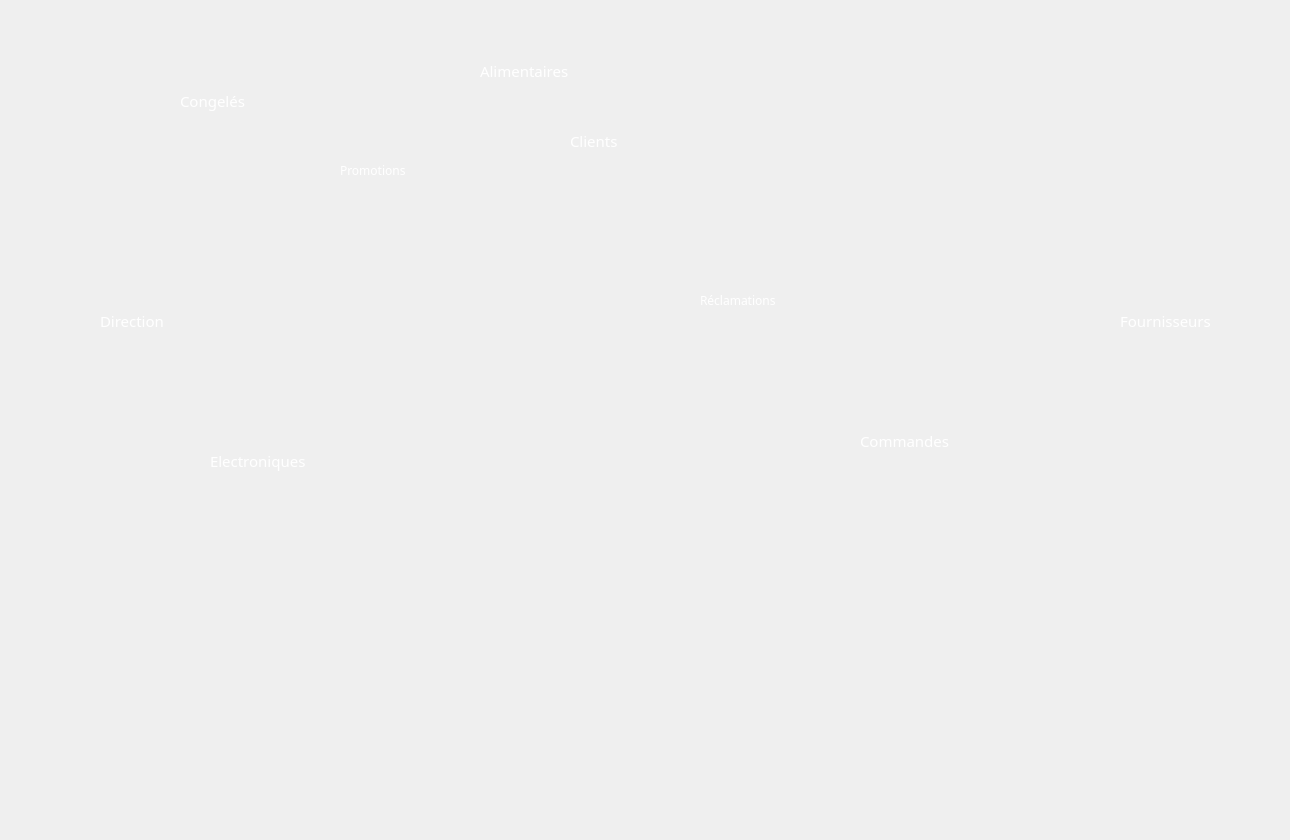
    <widget class="QWidget" name="page_18">
     <widget class="QPushButton" name="pushButton_2">
      <property name="geometry">
       <rect>
        <x>130</x>
        <y>410</y>
        <width>51</width>
        <height>121</height>
       </rect>
      </property>
      <property name="styleSheet">
       <string notr="true">QPushButton {background-color: transparent;
border: transparent;}</string>
      </property>
      <property name="text">
       <string/>
      </property>
     </widget>
     <widget class="QPushButton" name="pushButton_106">
      <property name="geometry">
       <rect>
        <x>460</x>
        <y>170</y>
        <width>91</width>
        <height>131</height>
       </rect>
      </property>
      <property name="styleSheet">
       <string notr="true">QPushButton {background-color: transparent;
border: transparent;}</string>
      </property>
      <property name="text">
       <string/>
      </property>
     </widget>
     <widget class="QPushButton" name="pushButton_444444">
      <property name="geometry">
       <rect>
        <x>170</x>
        <y>200</y>
        <width>131</width>
        <height>141</height>
       </rect>
      </property>
      <property name="styleSheet">
       <string notr="true">QPushButton {background-color: transparent;
border: transparent;}</string>
      </property>
      <property name="text">
       <string/>
      </property>
     </widget>
     <widget class="QPushButton" name="pushButton_24444">
      <property name="geometry">
       <rect>
        <x>260</x>
        <y>510</y>
        <width>121</width>
        <height>101</height>
       </rect>
      </property>
      <property name="styleSheet">
       <string notr="true">QPushButton {background-color: transparent;
border: transparent;}</string>
      </property>
      <property name="text">
       <string/>
      </property>
     </widget>
     <widget class="QPushButton" name="pushButton_29">
      <property name="geometry">
       <rect>
        <x>960</x>
        <y>410</y>
        <width>211</width>
        <height>91</height>
       </rect>
      </property>
      <property name="styleSheet">
       <string notr="true">QPushButton {background-color: transparent;
border: transparent;}</string>
      </property>
      <property name="text">
       <string/>
      </property>
     </widget>
     <widget class="QPushButton" name="pushButton_30">
      <property name="geometry">
       <rect>
        <x>890</x>
        <y>540</y>
        <width>201</width>
        <height>121</height>
       </rect>
      </property>
      <property name="styleSheet">
       <string notr="true">QPushButton {background-color: transparent;
border: transparent;}</string>
      </property>
      <property name="text">
       <string/>
      </property>
     </widget>
     <widget class="QPushButton" name="pushButton_31">
      <property name="geometry">
       <rect>
        <x>570</x>
        <y>240</y>
        <width>61</width>
        <height>151</height>
       </rect>
      </property>
      <property name="styleSheet">
       <string notr="true">QPushButton {background-color: transparent;
border: transparent;}</string>
      </property>
      <property name="text">
       <string/>
      </property>
     </widget>
     <widget class="QPushButton" name="pushButton_32">
      <property name="geometry">
       <rect>
        <x>110</x>
        <y>580</y>
        <width>41</width>
        <height>111</height>
       </rect>
      </property>
      <property name="styleSheet">
       <string notr="true">QPushButton {background-color: transparent;
border: transparent;}</string>
      </property>
      <property name="text">
       <string/>
      </property>
     </widget>
     <widget class="QLabel" name="label_87">
      <property name="geometry">
       <rect>
        <x>-20</x>
        <y>10</y>
        <width>1281</width>
        <height>821</height>
       </rect>
      </property>
      <property name="text">
       <string/>
      </property>
      <property name="pixmap">
       <pixmap>../../Desktop/anglais/projet c++ design/menuu1234.png</pixmap>
      </property>
      <property name="scaledContents">
       <bool>true</bool>
      </property>
     </widget>
     <widget class="QLabel" name="label_88">
      <property name="geometry">
       <rect>
        <x>180</x>
        <y>80</y>
        <width>111</width>
        <height>41</height>
       </rect>
      </property>
      <property name="font">
       <font>
        <family>Montserrat Alternates</family>
        <pointsize>11</pointsize>
       </font>
      </property>
      <property name="styleSheet">
       <string notr="true">color: rgb(255, 255, 255);</string>
      </property>
      <property name="text">
       <string>Congelés</string>
      </property>
     </widget>
     <widget class="QLabel" name="label_89">
      <property name="geometry">
       <rect>
        <x>860</x>
        <y>420</y>
        <width>121</width>
        <height>41</height>
       </rect>
      </property>
      <property name="font">
       <font>
        <family>Montserrat Alternates</family>
        <pointsize>11</pointsize>
       </font>
      </property>
      <property name="styleSheet">
       <string notr="true">color: rgb(255, 255, 255);</string>
      </property>
      <property name="text">
       <string>Commandes </string>
      </property>
     </widget>
     <widget class="QLabel" name="label_90">
      <property name="geometry">
       <rect>
        <x>1120</x>
        <y>300</y>
        <width>121</width>
        <height>41</height>
       </rect>
      </property>
      <property name="font">
       <font>
        <family>Montserrat Alternates</family>
        <pointsize>11</pointsize>
       </font>
      </property>
      <property name="styleSheet">
       <string notr="true">color: rgb(255, 255, 255);</string>
      </property>
      <property name="text">
       <string>Fournisseurs</string>
      </property>
     </widget>
     <widget class="QLabel" name="label_91">
      <property name="geometry">
       <rect>
        <x>480</x>
        <y>50</y>
        <width>131</width>
        <height>41</height>
       </rect>
      </property>
      <property name="font">
       <font>
        <family>Montserrat Alternates</family>
        <pointsize>11</pointsize>
       </font>
      </property>
      <property name="styleSheet">
       <string notr="true">color: rgb(255, 255, 255);</string>
      </property>
      <property name="text">
       <string>Alimentaires</string>
      </property>
     </widget>
     <widget class="QLabel" name="label_92">
      <property name="geometry">
       <rect>
        <x>570</x>
        <y>120</y>
        <width>111</width>
        <height>41</height>
       </rect>
      </property>
      <property name="font">
       <font>
        <family>Montserrat Alternates</family>
        <pointsize>11</pointsize>
       </font>
      </property>
      <property name="styleSheet">
       <string notr="true">color: rgb(255, 255, 255);</string>
      </property>
      <property name="text">
       <string>Clients</string>
      </property>
     </widget>
     <widget class="QLabel" name="label_93">
      <property name="geometry">
       <rect>
        <x>100</x>
        <y>300</y>
        <width>111</width>
        <height>41</height>
       </rect>
      </property>
      <property name="font">
       <font>
        <family>Montserrat Alternates</family>
        <pointsize>11</pointsize>
       </font>
      </property>
      <property name="styleSheet">
       <string notr="true">color: rgb(255, 255, 255);</string>
      </property>
      <property name="text">
       <string>Direction</string>
      </property>
     </widget>
     <widget class="QLabel" name="label_295">
      <property name="geometry">
       <rect>
        <x>210</x>
        <y>440</y>
        <width>131</width>
        <height>41</height>
       </rect>
      </property>
      <property name="font">
       <font>
        <family>Montserrat Alternates</family>
        <pointsize>11</pointsize>
       </font>
      </property>
      <property name="styleSheet">
       <string notr="true">color: rgb(255, 255, 255);</string>
      </property>
      <property name="text">
       <string>Electroniques</string>
      </property>
     </widget>
     <widget class="QLabel" name="label_104">
      <property name="geometry">
       <rect>
        <x>340</x>
        <y>150</y>
        <width>111</width>
        <height>41</height>
       </rect>
      </property>
      <property name="font">
       <font>
        <family>Montserrat Alternates</family>
        <pointsize>9</pointsize>
       </font>
      </property>
      <property name="styleSheet">
       <string notr="true">color: rgb(255, 255, 255);</string>
      </property>
      <property name="text">
       <string>Promotions</string>
      </property>
     </widget>
     <widget class="QPushButton" name="promooo">
      <property name="geometry">
       <rect>
        <x>360</x>
        <y>230</y>
        <width>71</width>
        <height>51</height>
       </rect>
      </property>
      <property name="styleSheet">
       <string notr="true">QPushButton {background-color: transparent;
border: transparent;}</string>
      </property>
      <property name="text">
       <string/>
      </property>
     </widget>
     <widget class="QLabel" name="label_105">
      <property name="geometry">
       <rect>
        <x>700</x>
        <y>280</y>
        <width>131</width>
        <height>41</height>
       </rect>
      </property>
      <property name="font">
       <font>
        <family>Montserrat Alternates</family>
        <pointsize>9</pointsize>
       </font>
      </property>
      <property name="styleSheet">
       <string notr="true">color: rgb(255, 255, 255);</string>
      </property>
      <property name="text">
       <string>Réclamations</string>
      </property>
     </widget>
     <widget class="QPushButton" name="pushButton_17">
      <property name="geometry">
       <rect>
        <x>730</x>
        <y>380</y>
        <width>61</width>
        <height>121</height>
       </rect>
      </property>
      <property name="styleSheet">
       <string notr="true">QPushButton {background-color: transparent;
border: transparent;}</string>
      </property>
      <property name="text">
       <string/>
      </property>
     </widget>
     <zorder>label_87</zorder>
     <zorder>pushButton_2</zorder>
     <zorder>pushButton_444444</zorder>
     <zorder>pushButton_24444</zorder>
     <zorder>pushButton_29</zorder>
     <zorder>pushButton_30</zorder>
     <zorder>pushButton_31</zorder>
     <zorder>pushButton_32</zorder>
     <zorder>label_88</zorder>
     <zorder>label_89</zorder>
     <zorder>label_90</zorder>
     <zorder>label_91</zorder>
     <zorder>label_92</zorder>
     <zorder>label_93</zorder>
     <zorder>label_295</zorder>
     <zorder>pushButton_106</zorder>
     <zorder>label_104</zorder>
     <zorder>promooo</zorder>
     <zorder>label_105</zorder>
     <zorder>pushButton_17</zorder>
    </widget>
